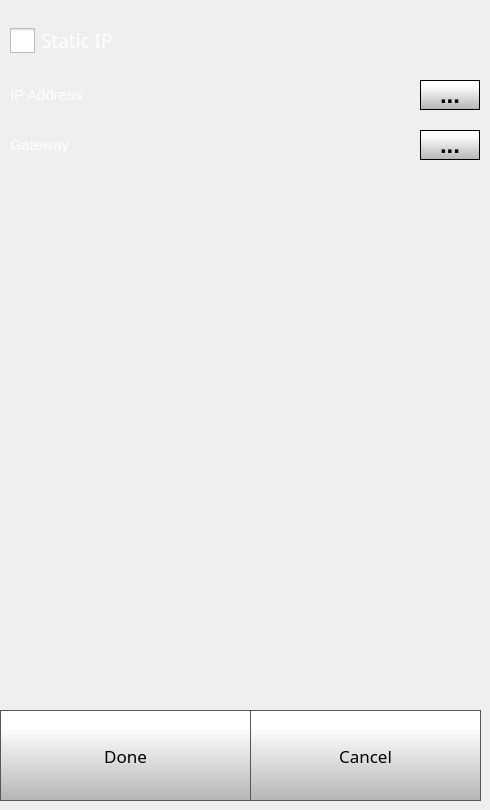
    <widget class="QWidget" name="ethSettingsPage">
     <widget class="QPushButton" name="ethSettingsDoneButton">
      <property name="geometry">
       <rect>
        <x>0</x>
        <y>710</y>
        <width>251</width>
        <height>91</height>
       </rect>
      </property>
      <property name="font">
       <font>
        <family>Gotham</family>
        <pointsize>13</pointsize>
       </font>
      </property>
      <property name="styleSheet">
       <string notr="true">QPushButton {
     border: 1px solid rgb(87, 87, 87);
	background-color: qlineargradient(spread:pad, x1:0, y1:1, x2:0, y2:0.188, stop:0 rgba(180, 180, 180, 255), stop:1 rgba(255, 255, 255, 255));


}

QPushButton:pressed {
    background-color: qlineargradient(x1: 0, y1: 0, x2: 0, y2: 1,
                                      stop: 0 #dadbde, stop: 1 #f6f7fa);
}

QPushButton:flat {
    border: none; /* no border for a flat push button */
}

QPushButton:default {
    border-color: navy; /* make the default button prominent */
}

QPushButton:focus {
	outline: none;
}</string>
      </property>
      <property name="text">
       <string>Done</string>
      </property>
      <property name="iconSize">
       <size>
        <width>40</width>
        <height>40</height>
       </size>
      </property>
     </widget>
     <widget class="QPushButton" name="ethSettingsCancelButton">
      <property name="geometry">
       <rect>
        <x>250</x>
        <y>710</y>
        <width>231</width>
        <height>91</height>
       </rect>
      </property>
      <property name="font">
       <font>
        <family>Gotham</family>
        <pointsize>13</pointsize>
       </font>
      </property>
      <property name="styleSheet">
       <string notr="true">QPushButton {
     border: 1px solid rgb(87, 87, 87);
	background-color: qlineargradient(spread:pad, x1:0, y1:1, x2:0, y2:0.188, stop:0 rgba(180, 180, 180, 255), stop:1 rgba(255, 255, 255, 255));


}

QPushButton:pressed {
    background-color: qlineargradient(x1: 0, y1: 0, x2: 0, y2: 1,
                                      stop: 0 #dadbde, stop: 1 #f6f7fa);
}

QPushButton:flat {
    border: none; /* no border for a flat push button */
}

QPushButton:default {
    border-color: navy; /* make the default button prominent */
}

QPushButton:focus {
	outline: none;
}</string>
      </property>
      <property name="text">
       <string>Cancel</string>
      </property>
      <property name="iconSize">
       <size>
        <width>40</width>
        <height>40</height>
       </size>
      </property>
     </widget>
     <widget class="QCheckBox" name="ethStaticCheckBox">
      <property name="geometry">
       <rect>
        <x>10</x>
        <y>20</y>
        <width>161</width>
        <height>41</height>
       </rect>
      </property>
      <property name="font">
       <font>
        <family>Gotham</family>
        <pointsize>14</pointsize>
       </font>
      </property>
      <property name="styleSheet">
       <string notr="true">QCheckBox {
	color: rgb(255, 255, 255);
}

QCheckBox::indicator {
    width: 25px;
    height: 25px;
}

QCheckBox::indicator:checked {
    image: url(./templates/img/check-box.png);
}
QCheckBox::indicator:unchecked {
    image: url(./templates/img/blank-check-box.png);
}



</string>
      </property>
      <property name="text">
       <string>Static IP</string>
      </property>
      <property name="iconSize">
       <size>
        <width>40</width>
        <height>40</height>
       </size>
      </property>
      <property name="checked">
       <bool>false</bool>
      </property>
     </widget>
     <widget class="QWidget" name="ethStaticSettings" native="true">
      <property name="enabled">
       <bool>true</bool>
      </property>
      <property name="geometry">
       <rect>
        <x>0</x>
        <y>70</y>
        <width>481</width>
        <height>151</height>
       </rect>
      </property>
      <widget class="QLabel" name="ethStaticIpLabel">
       <property name="geometry">
        <rect>
         <x>10</x>
         <y>10</y>
         <width>110</width>
         <height>30</height>
        </rect>
       </property>
       <property name="font">
        <font>
         <family>MS Shell Dlg 2</family>
         <pointsize>11</pointsize>
         <weight>50</weight>
         <bold>false</bold>
        </font>
       </property>
       <property name="styleSheet">
        <string notr="true">color: rgb(255, 255, 255);</string>
       </property>
       <property name="text">
        <string>IP Address</string>
       </property>
      </widget>
      <widget class="QLabel" name="ethStaticGatewayLabel">
       <property name="geometry">
        <rect>
         <x>10</x>
         <y>60</y>
         <width>110</width>
         <height>30</height>
        </rect>
       </property>
       <property name="font">
        <font>
         <family>MS Shell Dlg 2</family>
         <pointsize>11</pointsize>
         <weight>50</weight>
         <bold>false</bold>
        </font>
       </property>
       <property name="styleSheet">
        <string notr="true">color: rgb(255, 255, 255);</string>
       </property>
       <property name="text">
        <string>Gateway</string>
       </property>
      </widget>
      <widget class="QPushButton" name="ethStaticGatewayKeyboardButton">
       <property name="geometry">
        <rect>
         <x>420</x>
         <y>60</y>
         <width>60</width>
         <height>30</height>
        </rect>
       </property>
       <property name="font">
        <font>
         <family>MS Shell Dlg 2</family>
         <pointsize>18</pointsize>
         <weight>75</weight>
         <bold>true</bold>
        </font>
       </property>
       <property name="styleSheet">
        <string notr="true">QPushButton {
     border: 1px solid rgb(0, 0, 0);
	background-color: qlineargradient(spread:pad, x1:0, y1:1, x2:0, y2:0.188, stop:0 rgba(180, 180, 180, 255), stop:1 rgba(255, 255, 255, 255));


}

QPushButton:pressed {
    background-color: qlineargradient(x1: 0, y1: 0, x2: 0, y2: 1,
                                      stop: 0 #dadbde, stop: 1 #f6f7fa);
}

QPushButton:flat {
    border: none; /* no border for a flat push button */
}

QPushButton:default {
    border-color: navy; /* make the default button prominent */
}

QPushButton:focus {
	outline: none;
}</string>
       </property>
       <property name="text">
        <string>...</string>
       </property>
       <property name="iconSize">
        <size>
         <width>40</width>
         <height>40</height>
        </size>
       </property>
      </widget>
      <widget class="QPushButton" name="ethStaticIpKeyboardButton">
       <property name="enabled">
        <bool>true</bool>
       </property>
       <property name="geometry">
        <rect>
         <x>420</x>
         <y>10</y>
         <width>60</width>
         <height>30</height>
        </rect>
       </property>
       <property name="font">
        <font>
         <family>MS Shell Dlg 2</family>
         <pointsize>18</pointsize>
         <weight>75</weight>
         <bold>true</bold>
        </font>
       </property>
       <property name="autoFillBackground">
        <bool>false</bool>
       </property>
       <property name="styleSheet">
        <string notr="true">QPushButton {
     border: 1px solid rgb(0, 0, 0);
	background-color: qlineargradient(spread:pad, x1:0, y1:1, x2:0, y2:0.188, stop:0 rgba(180, 180, 180, 255), stop:1 rgba(255, 255, 255, 255));


}

QPushButton:pressed {
    background-color: qlineargradient(x1: 0, y1: 0, x2: 0, y2: 1,
                                      stop: 0 #dadbde, stop: 1 #f6f7fa);
}

QPushButton:flat {
    border: none; /* no border for a flat push button */
}

QPushButton:default {
    border-color: navy; /* make the default button prominent */
}

QPushButton:focus {
	outline: none;
}</string>
       </property>
       <property name="text">
        <string>...</string>
       </property>
       <property name="iconSize">
        <size>
         <width>40</width>
         <height>40</height>
        </size>
       </property>
      </widget>
     </widget>
    </widget>
